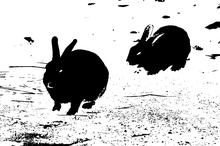
%> input picture two_usa.png, 220 x 146 px, shrunk from 1280 x 851 before the run
$ octave track.m   (GNU Octave 9; MATLAB toolbox functions it lacks are replaced by stand-ins)
%> lines starting %> are read from the running program, lines starting %| are printed output that depends on the picture; in (x1, y1, x2, y2) boxes, pixels count from 0 and x2, y2 are one past the last pixel; in counts of white or black regions, pixels touching at a corner belong together; the program's own positions count from 1
%-----初期化処理-----
clear;
%-----画像読み出し-----
%im = imread('two_mohu.png');         %画像の読み込み
im = imread('two_usa.png');         %画像の読み込み
%> im is the input picture: size 146x220 uint8; min 0, max 255, mean 198.1
[y,x,z] = size(im);                 %画像のサイズ(y=縦座標,x=横座標,z=RGB)
%> y = 146; x = 220; z = 1
img = uint8(ones(y+2,x+2).*255);
img(2:y+1,2:x+1) = im;
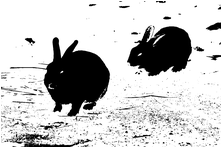
%> img: size 148x222 uint8; min 0, max 255, mean 199.4

searchValue = 0;
searchX = [-1,0,1,1,1,0,-1,-1];
searchY = [-1,-1,-1,0,1,1,1,0];
entryCode = [5,6,7,0,1,2,3,4];
tracked = zeros(y+2,x+2);
entryDirection = zeros(y+2,x+2);
check = zeros(y+2,x+2);

nextEntry = 0;
boxSize = 8;
modVal = boxSize;
loopbox = boxSize-1;
exit = 0;
con = 0;
for m=2:y-1
    %if (m > 168);
    %    m
    %end
    for n=2:x-1
        %if (con == 78);
        %    n
        %end
        %---要素の捜索---
        if (img(m,n) ~= searchValue | img(m,n-1) == searchValue | tracked(m,n) ~= 0);
            continue;
        end
        %---輪郭追跡の初期化---
        nextEntry = 1;
        entryDirection(m,n) = nextEntry;
        tracked(m,n) = 1;
        sx = n;
        sy = m;
        exit = 0;
        check = zeros(y+2,x+2);
        %---輪郭追跡---
        while (exit==0)
            for k=0:loopbox
                boxX = sx+searchX(mod(k+nextEntry,modVal)+1);
                boxY = sy+searchY(mod(k+nextEntry,modVal)+1);
                if img(boxY,boxX) == searchValue;
                    if check(boxY,boxX) == 0;
                        tracked(boxY,boxX) = 1;
                        check(boxY,boxX) = 1;
                        entryDirection(boxY,boxX) = entryCode(mod(k+nextEntry,modVal)+1);
                        nextEntry = entryCode(mod(k+nextEntry,modVal)+1);
                    elseif entryDirection(boxY,boxX) == entryCode(mod(k+nextEntry,modVal)+1)
                        exit=1;
                        con = con +1
                    else
                        nextEntry = entryCode(mod(k+nextEntry,modVal)+1);
                    end
                    sx = boxX;
                    sy = boxY;
                    break;
                end
                if(k ==loopbox)
                    exit=1;
                end
            end
        end
    end
end
%> check: size 148x222 double; every value is 0
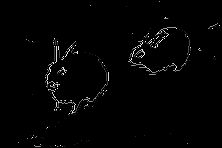
%> entryDirection: size 148x222 double; min 0, max 7, mean 0.0979; drawn with min black and max white
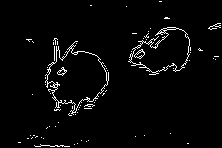
%> tracked: size 148x222 double; values 0 (black) and 1 (white), 3% white in thin lines or dots
%> after the loop, con = 87
figure(5);
im=tracked*255;
%> im: size 148x222 double; 3% white in thin lines or dots
imshow(im);
